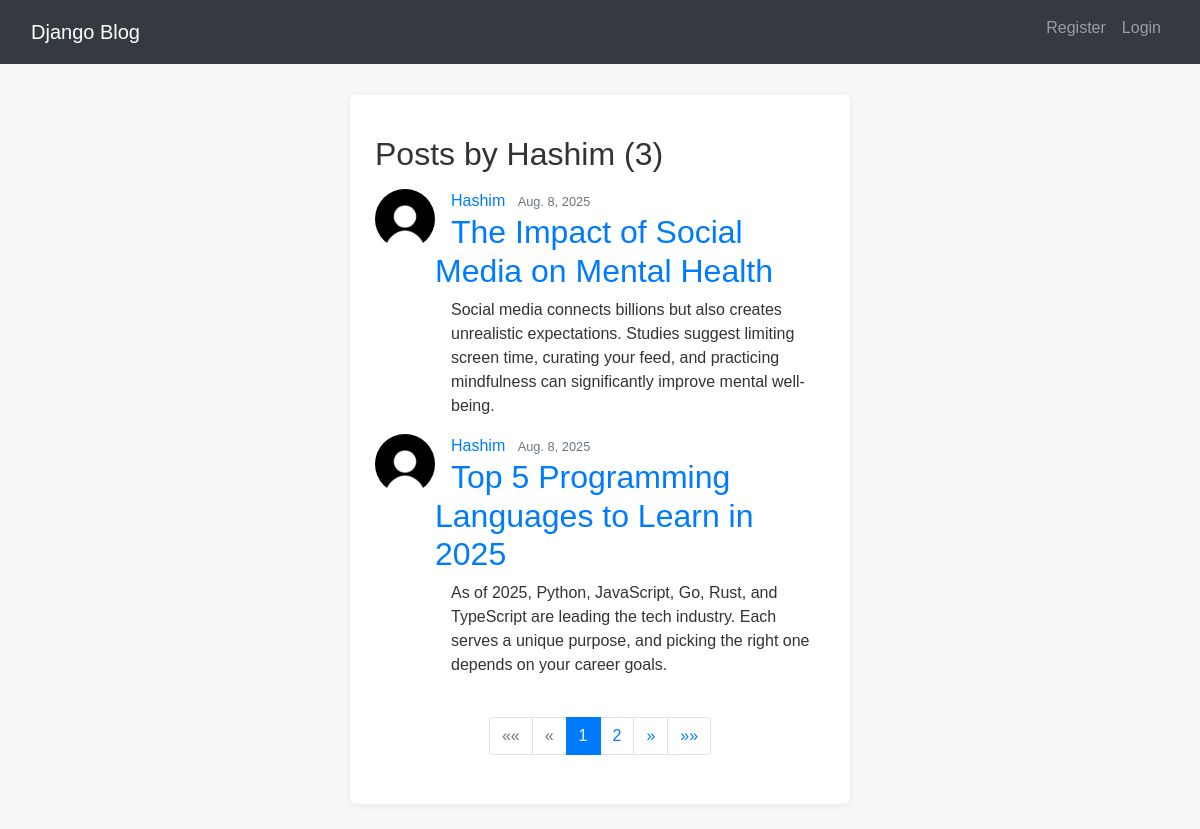
Screenshot of /user/Hashim with the database file from the repository.
### blog/models.py (models this page shows, shortened)
class post(models.Model):
    title = models.CharField(max_length=200)
    content = models.TextField()
    date_posted = models.DateField(default = timezone.now)
    auther = models.ForeignKey(User, on_delete=models.CASCADE)

### users/models.py (models this page shows, shortened)
class Profile(models.Model):
    user = models.OneToOneField(User,on_delete=models.CASCADE)
    image = models.ImageField(upload_to='profile_pics', default='default.jpg')

### blog/views.py (the view)
# urls.py: path("user/<str:username>",UserPostListView.as_view(), name = "user-posts"),
class UserPostListView(ListView):
    model = post
    template_name = 'blog/user_posts.html'
    context_object_name = 'posts'
    paginate_by = 2
    def get_queryset(self):
        user = get_object_or_404(User, username=self.kwargs.get('username'))
        return post.objects.filter(auther = user).order_by('-date_posted')

### blog/templates/blog/user_posts.html (shortened to what this page needs)
{% extends "blog/base.html" %}
{% block content %}
    <h2 class="mb-3"> Posts by {{ view.kwargs.username}} ({{ page_obj.paginator.count}})</h2>
     {% for post in posts %}
        <article class="media content-section">
            <img class="rounded-circle article-img" style="width: 60px; height: 60px; object-fit: cover;" src="{{ post.auther.profile.image.url }}">
            <div class="media-body">
                <div class="article-metadata">
                    <a class="mr-2 ms-3" href="{% url 'user-posts' post.auther.username %}">{{ post.auther }}</a>
                    <small class="text-muted">{{ post.date_posted }}</small>
                </div>
                <h2><a class="article-title ms-3" href="{% url 'post-detail' post.id %}"> {{ post.title }} </a></h2>
                <p class="article-content ms-3">{{ post.content }}</p>
            </div>
        </article>
    {% endfor %}
    {% if is_paginated %}
    <nav aria-label="Page navigation" class="my-4">
        <ul class="pagination justify-content-center">
            {% if page_obj.has_previous %}
                <li class="page-item">
                    <a class="page-link" href="?page=1" aria-label="First">
                        <span aria-hidden="true">&laquo;&laquo;</span>
                    </a>
                </li>
                <li class="page-item">
                    <a class="page-link" href="?page={{ page_obj.previous_page_number }}" aria-label="Previous">
                        <span aria-hidden="true">&laquo;</span>
                    </a>
                </li>
            {% else %}
                <li class="page-item disabled">
                    <span class="page-link">&laquo;&laquo;</span>
                </li>
                <li class="page-item disabled">
                    <span class="page-link">&laquo;</span>
                </li>
            {% endif %}
            {% for num in page_obj.paginator.page_range %}
                {% if page_obj.number == num %}
                    <li class="page-item active" aria-current="page">
                        <span class="page-link">{{ num }}</span>
                    </li>
                {% elif num > page_obj.number|add:"-3" and num < page_obj.number|add:"3" %}
                    <li class="page-item">
                        <a class="page-link" href="?page={{ num }}">{{ num }}</a>
                    </li>
                {% endif %}
            {% endfor %}
            {% if page_obj.has_next %}
                <li class="page-item">
                    <a class="page-link" href="?page={{ page_obj.next_page_number }}" aria-label="Next">
                        <span aria-hidden="true">&raquo;</span>
                    </a>
                </li>
                <li class="page-item">
                    <a class="page-link" href="?page={{ page_obj.paginator.num_pages }}" aria-label="Last">
                        <span aria-hidden="true">&raquo;&raquo;</span>
                    </a>
                </li>
            {% endif %}
        </ul>
    </nav>
{% endif %}
{% endblock content %}

### blog/static/blog/style.css (style rules this page uses)
body { font-family: 'Arial', sans-serif; line-height: 1.5; color: #333; background-color: #f8f8f8; margin: 0; padding: 15px; }

### rows the page displays
post: auther.profile.image (placeholder picture), auther "Hashim", date_posted "Aug. 8, 2025", title "The Impact of Social Media on Mental Health", content "Social media connects billions but also creates unrealistic expectations. Studies suggest limiting screen time, curating your feed, and practicing mindfulness can significantly improve mental well-being."
post: auther.profile.image (placeholder picture), auther "Hashim", date_posted "Aug. 8, 2025", title "Top 5 Programming Languages to Learn in 2025", content "As of 2025, Python, JavaScript, Go, Rust, and TypeScript are leading the tech industry. Each serves a unique purpose, and picking the right one depends on your career goals."

### other values shown
{{ view.kwargs.username }} "Hashim"
{{ page_obj.paginator.count }} "3"
{{ num }} "1"
{{ num }} "2"
